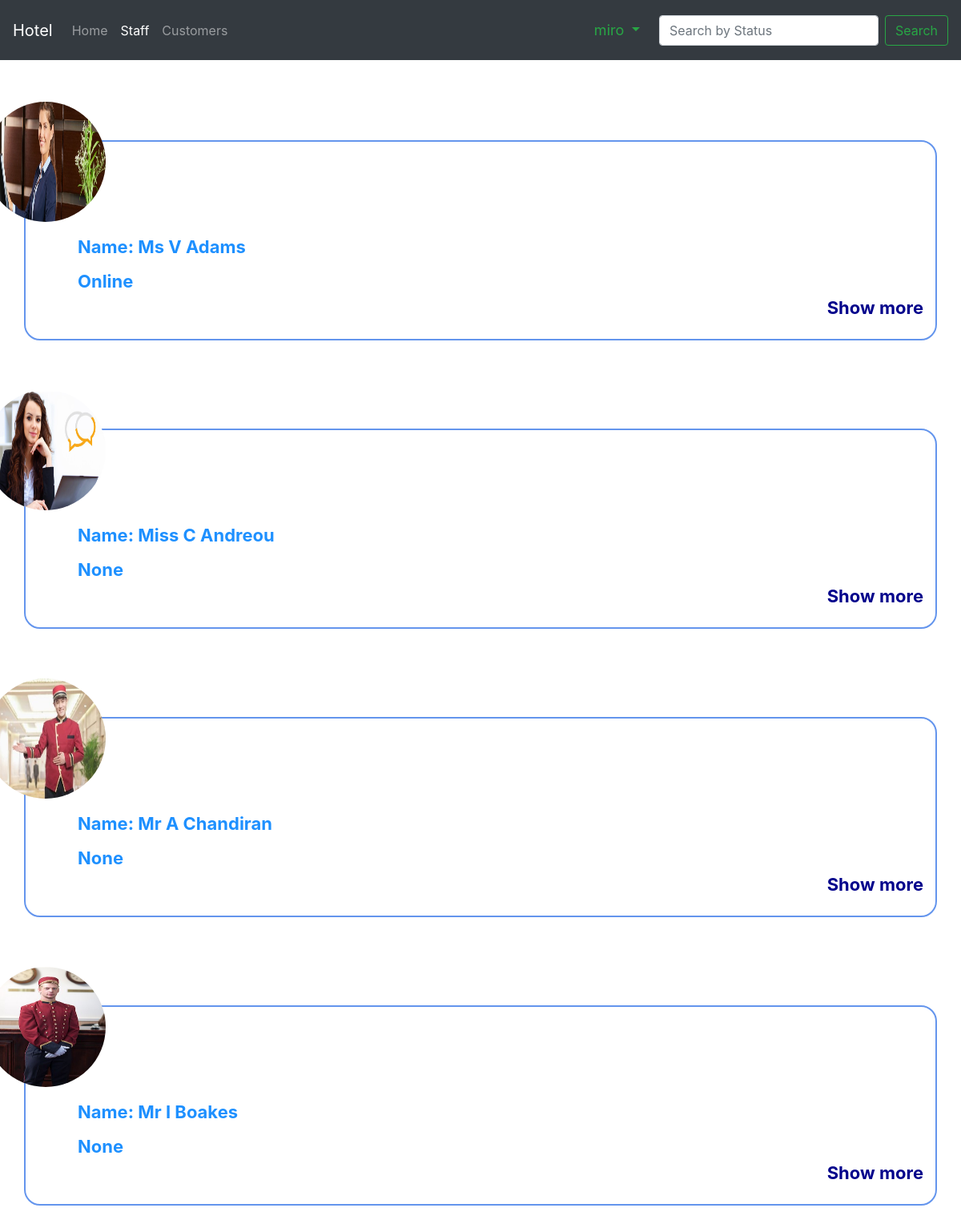
The app's page /staff/Guest Services/ (signed in) with its own data.
### Staff/models.py (models this page shows, shortened)
class Employee(models.Model):
    Name = models.CharField(max_length=30)
    Email = models.EmailField(max_length=100)
    profile_pic = models.FileField(null=True)
    status = models.CharField(max_length=20, default='Status')
    time = models.TimeField(default=timezone.now())
    Phone = models.CharField(max_length=14)
    Address = models.CharField(max_length=100, default='7 Address Hotel')
    Staff_name = models.ForeignKey(Staff, on_delete=models.CASCADE)

### Staff/views.py (the view)
# urls.py: path('<staff_name>/', views.Staff_list, name='Staff_list'),
def Staff_list(request, staff_name):
    employees = Employee.objects.all()
    employees = employees.filter(Staff_name__Name=staff_name)
    query = request.GET.get("q", None)
    if query is not None:
        employees = employees.filter(status__startswith=query)
    if request.method == "POST" and request.user.is_authenticated:
        employee = request.POST.get('employee_name')
        employee_status = request.POST.get('employee_status')
        employee = get_object_or_404(Employee, Name=employee)
        employee.status = employee_status
        employee.save()
    context = {
        "staff_team": employees,
        "staff_name": staff_name,
     }
    return render(request, 'Staff/Staff_list.html', context)

### Staff/templates/Staff/Staff_list.html (shortened to what this page needs)
{% extends 'Staff/base.html' %}
{% block staticfiles %}
    {% load staticfiles %}
    <link rel="stylesheet" type="text/css" href="{% static 'Staff/Staff_List.css' %}">
{% endblock %}
{% block search_input %}
    <form class="form-inline my-2 my-lg-0" method="get" action="">
      <input class="form-control mr-sm-2" type="search" placeholder="Search by Status" name="q" value="{{ request.Get.q }}">
      <button class="btn btn-outline-success my-2 my-sm-0" type="submit">Search</button>
    </form>
{% endblock %}
{% block body %}
    <div class="container">
        <div class="row">
            {% for employee in staff_team %}
                <div class="content col-12">
                    <img class="img-responsive" src="{{ employee.profile_pic.url }}">
                    <div class="details ">
                        <span>Name: {{ employee.Name }}</span>
                        {% if request.user.is_authenticated  and not user.is_superuser%}
                            <form class="form-group" method="post" action="">
                              {% csrf_token %}
                              <input hidden name="employee_name" value="{{ employee.Name }}">
                              <select name="employee_status" class="form-control" id="sel1">
                                <option hidden >{{ employee.status }}</option>
                                <option>Online</option>
                                <option>Offline</option>
                              </select>
                              <button type="submit" class="btn btn-primary">Save</button>
                            </form>
                            <div class="clear-fix"></div>
                        {% else %}
                             <span>{{ employee.status }}</span>
                        {% endif %}
                        <a  class="link">Show more</a>
                    </div>
                </div>
            {% endfor %}
        </div>
    </div>
{% endblock %}

### Staff/templates/Staff/base.html (shortened to what this page needs)
<!DOCTYPE html>
<html lang="en">
<head>
    <link rel="stylesheet" href="https://stackpath.bootstrapcdn.com/bootstrap/4.1.3/css/bootstrap.min.css">
    <link rel="stylesheet" href="https://use.fontawesome.com/releases/v5.5.0/css/all.css">
    {% block staticfiles %}
    {% endblock %}
</head>
<body>
<nav class="navbar navbar-expand-lg navbar-dark bg-dark">
  <a class="navbar-brand" href="#">Hotel</a>
  <div class="collapse navbar-collapse" id="navbarTogglerDemo02">
    <ul class="navbar-nav mr-auto mt-2 mt-lg-0">
      <li class="nav-item ">
        <a class="nav-link" href="#">Home <span class="sr-only">(current)</span></a>
      </li>
      <li class="nav-item active">
        <a class="nav-link" href="{% url 'Staff_view' %}">Staff</a>
      </li>
      <li class="nav-item">
        <a class="nav-link" href="#">Customers</a>
      </li>
    </ul>
    <ul class="navbar-nav navbar  ">
        {% if request.user.is_authenticated  %}
            <li class="nav-item dropdown">
                <a style="font-size: 18px;color: #28a745" class="nav-link dropdown-toggle"  id="navbarDropdown" role="button" data-toggle="dropdown" aria-haspopup="true" aria-expanded="false" href="#">{{ user.username }} </a>
            </li>
        {% else %}
            <li class="nav-item"><a style="font-size: 18px;color: #28a745" class="nav-link" href="{% url 'Receptionist_login' %}"><i class="fas fa-sign-in-alt"></i> Login</a></li>
        {% endif %}
    </ul>
    {% block search_input  %}
    {% endblock %}
  </div>
</nav>
{% block body %}{% endblock %}
</body>
</html>

### Staff/static/Staff/Staff_list.css (style rules this page uses)
.content { border: 2px solid cornflowerblue; border-radius: 20px; display: block; margin:50px auto; margin-top:60px; padding: 15px; position: relative; min-height: 250px; }
.content:first-of-type { margin-top:100px; }
.content .img-responsive { position: absolute; top: -50px; left: -50px; width:150px; height: 150px; border-radius: 50%; }
.content .details { margin-top: 100px; margin-left:50px; font-size: 22px; font-weight: bold; }
.content .details span { margin-top: 10px; display: block; color:dodgerblue; }
.content .details a { float: right; color:darkblue; cursor: pointer; }

### records on screen
Employee: profile_pic (picture), Name "Ms V Adams", status "Online"
Employee: profile_pic (picture), Name "Miss C Andreou", status "None"
Employee: profile_pic (picture), Name "Mr A Chandiran", status "None"
Employee: profile_pic (picture), Name "Mr I Boakes", status "None"

### other values on screen
{{ user.username }} "miro"
